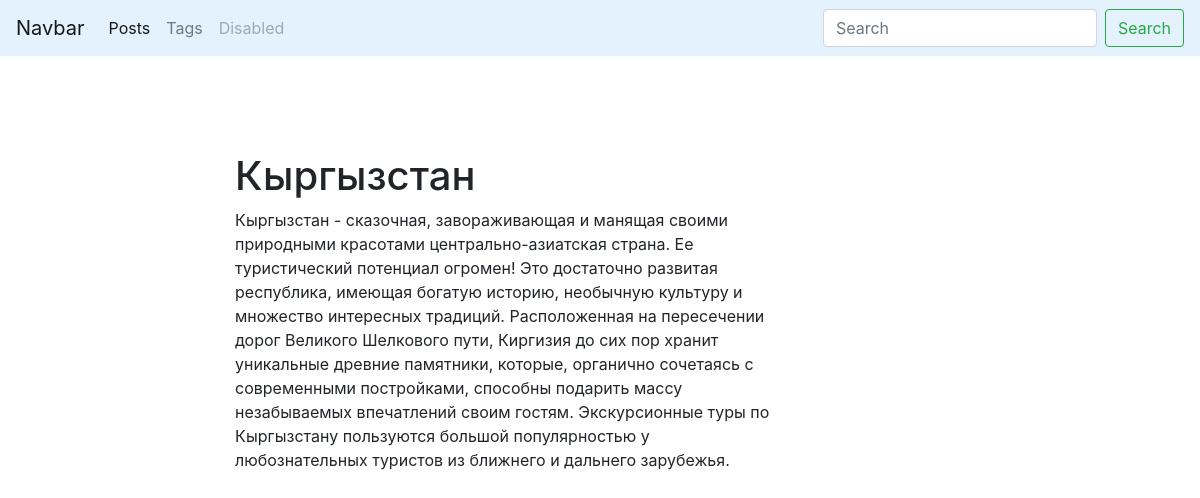
Screenshot of /blog/post/kg/ with the database file from the repository.
### blog/models.py (models this page shows, shortened)
class Post(models.Model):
    title = models.CharField(max_length = 150, db_index = True)
    slug = models.SlugField(max_length =150, unique = True)
    body = models.TextField(blank = True, db_index = True)
    tags = models.ManyToManyField('Tag', blank=True, related_name = 'posts')
    date_pub = models.DateTimeField(auto_now_add = True)

### blog/views.py (the view)
# urls.py: path('post/<str:slug>/', PostDetail.as_view(), name='post_detail_url'),
class PostDetail(ObjectDetailMixin,View):
    model = Post
    template = 'blog/post_detail.html'

### blog/utils.py (called while the page is built)
    def get(self,request, slug):
        obj = get_object_or_404(self.model, slug__iexact= slug)
        return render (request, self.template,
        context = {self.model.__name__.lower() : obj})

### blog/templates/blog/post_detail.html (shortened to what this page needs)
{% extends 'blog/base_blog.html' %}
{% block content %}
  <h1 class = "mt-5">
    {{ post.title }}
  </h1>
  <p>
    {{ post.body }}
  </p>
  {% endblock %}

### rows the page displays
Post: title "Кыргызстан", body "Кыргызстан - сказочная, завораживающая и манящая своими природными красотами центрально-азиатская страна. Ее туристический потенциал огромен! Это достаточно развитая республика, имеющая богатую историю, необычную культуру и множество интересных традиций. Расположенная на пересечении дорог Великого Шелкового пути, Киргизия до сих пор хранит уникальные древние памятники, которые, органично сочетаясь с современными постройками, способны подарить массу незабываемых впечатлений своим гостям. Экскурсионные туры по Кыргызстану пользуются большой популярностью у любознательных туристов из ближнего и дальнего зарубежья."
